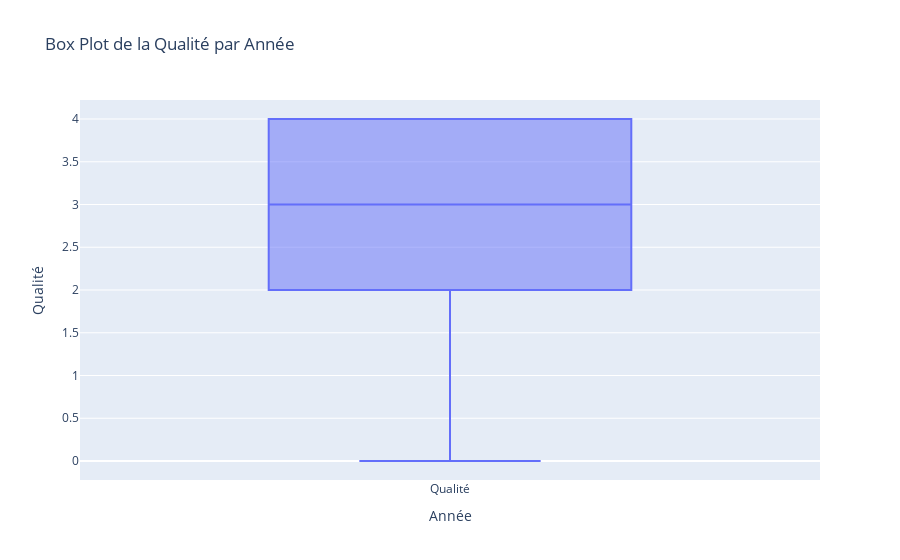

Here is the notebook cell this chart was saved with:
### Code cell
fig = go.Figure()

fig.add_trace(go.Box(y=df95["qualite"], name="Qualité"))

fig.update_layout(title="Box Plot de la Qualité par Année",
                  yaxis_title="Qualité",
                  xaxis_title="Année")

fig.show()

### Figure 1 — Plotly figure (JSON) as saved in the notebook; plotly's stock layout.template omitted (floating-point values rounded to 4 significant figures)
{"data": [{"name": "Qualité", "type": "box", "y": [3, 2, 2, 4, 4, 4, 3, 0, 4, 2, 2, 1, 4, 3, 3, 2, 2, 3, 2, 4, 2, 0, 4, 3, 4]}], "layout": {"title": {"text": "Box Plot de la Qualité par Année"}, "xaxis": {"title": {"text": "Année"}}, "yaxis": {"title": {"text": "Qualité"}}}}
